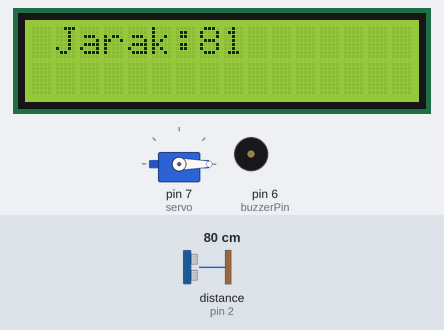
Simulated run of this sketch. Board: Arduino Uno, built with avr-gcc and run on an emulated ATmega328P. Shown: servo, 16×2 character LCD, buzzer (waves = sounding, pin HIGH). The test bench sets the inputs (shaded band); at power-on: distance to the obstacle (sensor on pin 2) 80 cm. The echo pulse lasts 58.3 µs per cm; what the sketch prints to the serial monitor is not drawn.

Above: at 4.2 s.
4.3 s: distance to the obstacle (sensor on pin 2) set to 21 cm
At 5.5 s:
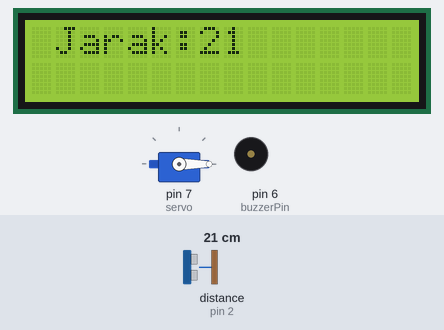
6.6 s: distance to the obstacle (sensor on pin 2) set to 17 cm
At 9.8 s:
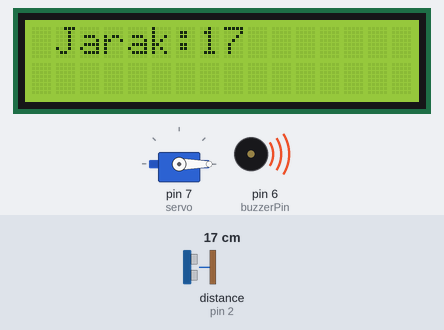
11.7 s: distance to the obstacle (sensor on pin 2) set to 2 cm
At 14.2 s:
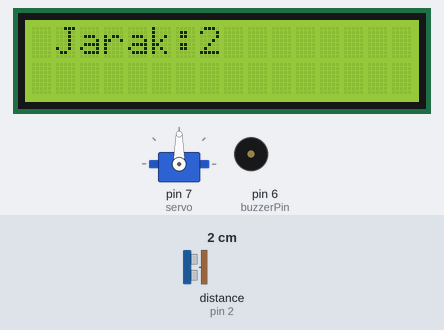
Timing chart, 0 to 15.7 s (numbered marks = the images above; inputs shaded):
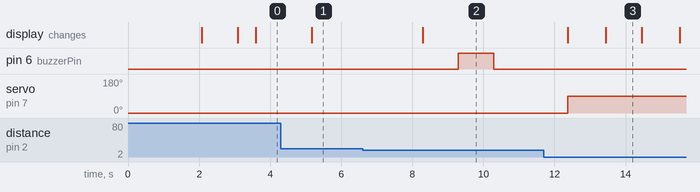

The sketch:

ultrasonik_buzzer_dan_servo.ino
```cpp
#include <Wire.h>
#include <LiquidCrystal_I2C.h>
#include <NewPing.h>
#include <Servo.h>

//Inisialisasi pembuatan variable
int servo =7;
int buzzerPin =6;
int triger =3;
int echo =2;
int batas =200; //Maksimal 400 cm
int kunci1;
int kunci2;

LiquidCrystal_I2C lcd (0x27 , 16, 2);
Servo myServo;
NewPing cm(triger,echo,batas);
void setup() {
 //Menentukan Fungsionalitas dari PIN pada Microcontroller
 pinMode(buzzerPin,OUTPUT);
 Serial.begin(115200); //baudrate yang digunakan untuk komunikasi microcontroller dengan komputer
 myServo.attach(servo);
 myServo.write(0);


 lcd.begin();
 lcd.backlight();
 lcd.setCursor(1,0);
 lcd.print("Selamat datang");
 delay(2000);
 lcd.clear();
 delay(1000);
 lcd.noBacklight();

}
void loop() {
 //Program yang akan dijalankan berulang-ulang
 int bacaJarak=cm.ping_cm();
 //Print ke Serial Monitor
 Serial.print("Data jarak:");
 Serial.print(bacaJarak);
 Serial.print(" cm");
 Serial.println();
 delay(500); //Jeda waktu perulagan seama 500 mili detik
 //inisiasi lcd
lcd.clear();
lcd.backlight();
lcd.setCursor(1,0);lcd.print("Jarak:");
lcd.print(bacaJarak);lcd.print(" ");
delay(1000);


if (bacaJarak <20){
  kunci1=1;
  switch(kunci1)
  case 1:
  if (kunci2 ==0){
    digitalWrite(buzzerPin,HIGH);
    delay(1000);
    digitalWrite(buzzerPin,LOW);
    delay(500);
    kunci2=1;
    }else{
      lcd.clear();lcd.setCursor(1,0);lcd.print("SILAHKAN MASUK");
      myServo.write(90);
      delay(500);
      }
  }else{
    myServo.write(0);
    digitalWrite(buzzerPin,LOW);
    kunci1=0;
    kunci2=0;
    }
    Serial.println();
    delay(50);
    }
```

Measured:
- the behaviour switches between 20 and 19 cm on distance to the obstacle (sensor on pin 2) (found by bisection; images 1 and 2)
- after the input at 4.3 s, the display: changes after 0.87 s (image 1)
- after the input at 6.6 s, pin 6 (buzzerPin): LOW → HIGH after 2.7 s, → LOW 1.0 s later; the display: changes after 1.7 s (image 2)
- after the input at 11.7 s, the display: first differs from a run without the input after 1.7 s (image 3)
- what the display in image 3 shows lasts 1.1 s, from 13.4 s to 14.5 s
